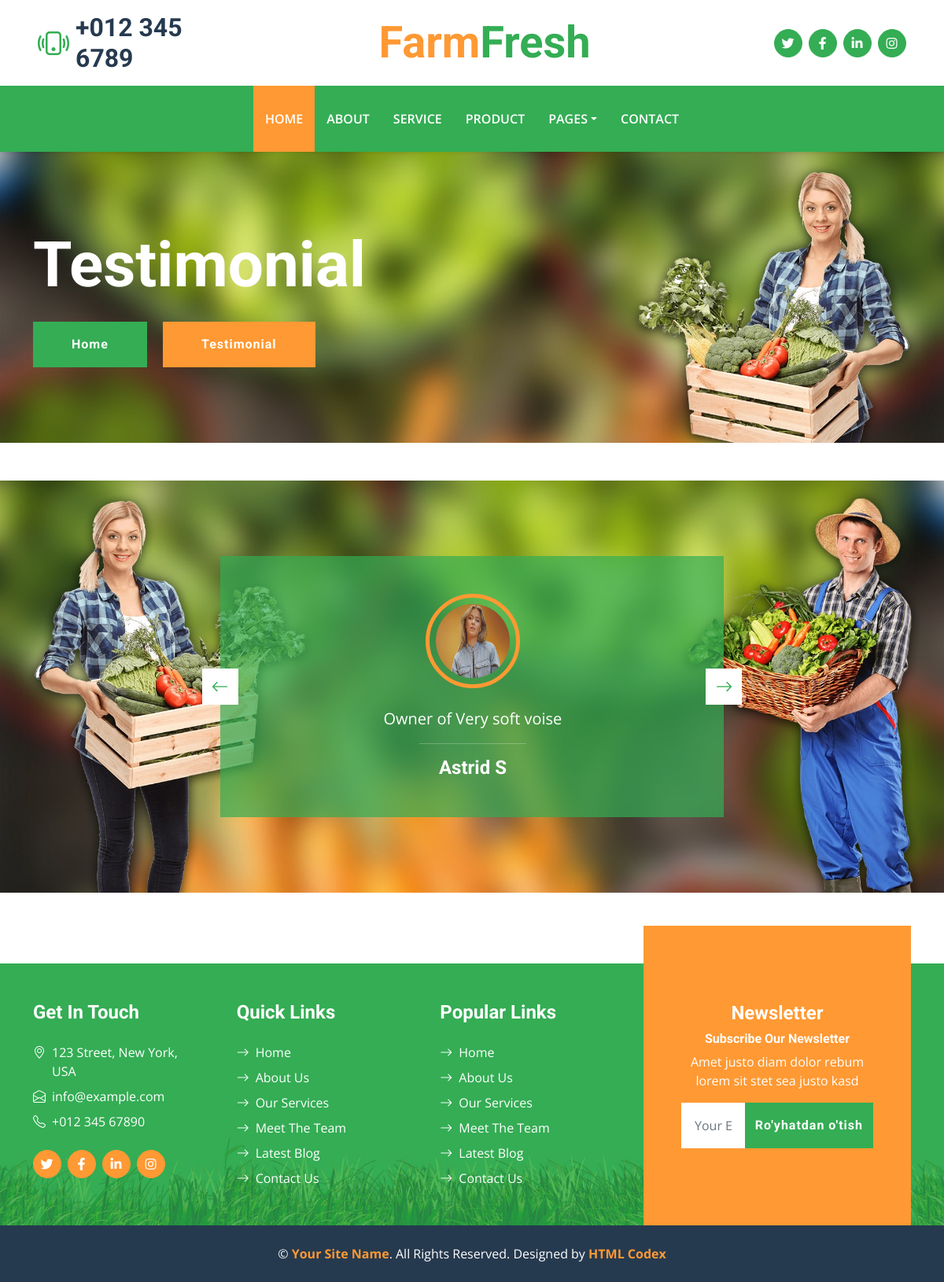
The page /blog/testimonial/ on the database its author committed.
### blog/models.py (models this page shows)
class Commenters(models.Model):
    name = models.CharField(max_length=100)
    comment = models.TextField()
    img = models.ImageField(upload_to='Commenters/img')

### blog/views.py (the view)
# urls.py: path("testimonial/", testimonial, name='testimonial'),
def testimonial(request):
    commenter = Commenters.objects.all()
    form = NewsletterForms(request.POST or None)
    if request.method == "POST" and form.is_valid():
        form.save()
        return HttpResponse("<h2>So'rovingiz amalga oshirildi</h2>")
    context = {
        "commenter": commenter,
        "form": form
    }
    return render(request, "testimonial.html", context=context)

### blog/forms.py
class NewsletterForms(forms.ModelForm):
    class Meta:
        model = Newsletter
        fields = "__all__"

### templates/testimonial.html (shortened to what this page needs)
{% extends 'base.html' %}
{% load static %}
{% block content %}
<!DOCTYPE html>
<html lang="en">
<head>
    <link href="https://cdnjs.cloudflare.com/ajax/libs/font-awesome/5.15.0/css/all.min.css" rel="stylesheet">
    <link href="https://cdn.jsdelivr.net/npm/bootstrap-icons@1.4.1/font/bootstrap-icons.css" rel="stylesheet">
    <link href="{% static 'lib/owlcarousel/assets/owl.carousel.min.css' %}" rel="stylesheet">
    <link href="{% static 'css/bootstrap.min.css' %}" rel="stylesheet">
    <link href="{% static 'css/style.css' %}" rel="stylesheet">
</head>
<body>
    <div class="container-fluid bg-primary py-5 bg-hero mb-5">
        <div class="container py-5">
            <div class="row justify-content-start">
                <div class="col-lg-8 text-center text-lg-start">
                    <h1 class="display-1 text-white mb-md-4">Testimonial</h1>
                    <a href="{% url 'index' %}" class="btn btn-primary py-md-3 px-md-5 me-3">Home</a>
                    <a href="" class="btn btn-secondary py-md-3 px-md-5">Testimonial</a>
                </div>
            </div>
        </div>
    </div>
    <div class="container-fluid bg-testimonial py-5 my-5">
        <div class="container py-5">
            <div class="row justify-content-center">
                <div class="col-lg-7">
                    <div class="owl-carousel testimonial-carousel p-5">
                        {% for Commenters in commenter %}
                        <div class="testimonial-item text-center text-white">
                            <img class="img-fluid mx-auto p-2 border border-5 border-secondary rounded-circle mb-4" src="{{Commenters.img.url}}" alt="">
                            <p class="fs-5">{{ Commenters.comment }}</p>
                            <hr class="mx-auto w-25">
                            <h4 class="text-white mb-0">{{ Commenters.name }}</h4>
                        </div>
                        {% endfor %}
                    </div>
                </div>
            </div>
        </div>
    </div>
{% endblock content %}

### static/css/style.css (style rules this page uses)
:root { --primary: #34AD54; --secondary: #FF9933; --light: #F6FFF2; --dark: #263A4F; }
.btn { font-family: 'Roboto', sans-serif; letter-spacing: 1px; font-weight: 700; transition: .5s; }
.btn-primary, .btn-secondary { color: #FFFFFF; }
.bg-hero { background: url(../img/carousel-1.jpg) top right no-repeat; background-size: cover; }
.bg-testimonial { background: url(../img/testimonial.jpg) top center no-repeat; background-size: cover; }
.testimonial-carousel { background: rgba(52, 173, 84, .7); }
.testimonial-carousel .owl-item img { width: 120px; height: 120px; }

### rows shown on the page
Commenters: img (picture), comment "Owner of Very soft voise", name "Astrid S"
